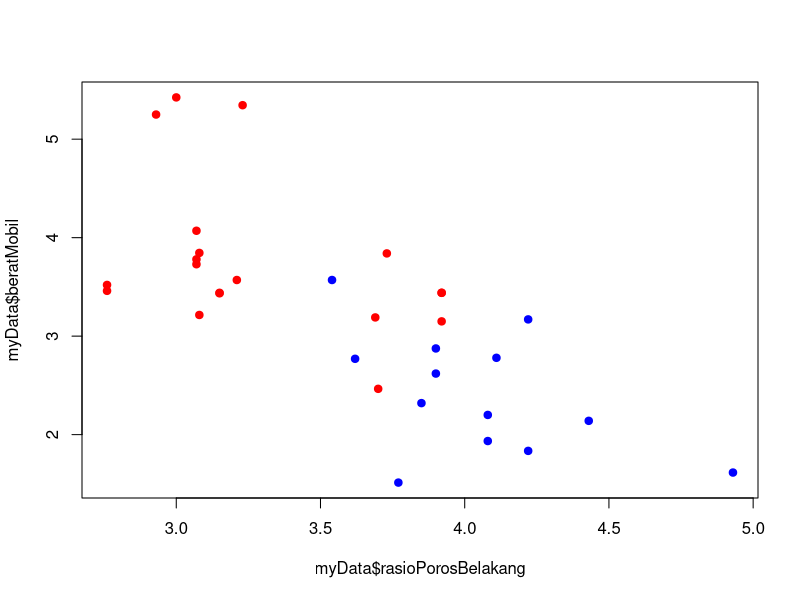

Write R code to recreate this figure.
## ---- chunk 1
data(mtcars)
head(mtcars)
## ---- chunk 2
x <- subset(mtcars, select = c(drat, wt))
x
## ---- chunk 3
y <- subset(mtcars, select = c(am))
y
## ---- chunk 4
myData <- data.frame(x,y)
head(myData)
## ---- chunk 5
colnames(myData) <- c("rasioPorosBelakang", "beratMobil", "transmisi")
head(myData)
## ---- chunk 6
plot(myData$rasioPorosBelakang,myData$beratMobil, col = ifelse(y=="1", "blue", "red"), pch = 19)
